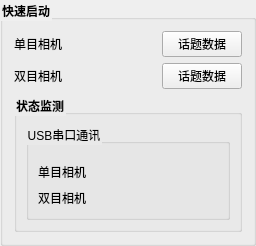
                  <widget class="QGroupBox" name="groupBox_8">
                   <property name="font">
                    <font>
                     <weight>75</weight>
                     <bold>true</bold>
                    </font>
                   </property>
                   <property name="styleSheet">
                    <string notr="true">QGroupBox::title{
font-size: 15px ;
front-weight: bold ;
}</string>
                   </property>
                   <property name="title">
                    <string>快速启动</string>
                   </property>
                   <property name="flat">
                    <bool>false</bool>
                   </property>
                   <property name="checkable">
                    <bool>false</bool>
                   </property>
                   <layout class="QVBoxLayout" name="verticalLayout_6">
                    <item>
                     <layout class="QVBoxLayout" name="verticalLayout_23">
                      <item>
                       <layout class="QHBoxLayout" name="horizontalLayout_26">
                        <item>
                         <widget class="QLabel" name="label_31">
                          <property name="minimumSize">
                           <size>
                            <width>0</width>
                            <height>20</height>
                           </size>
                          </property>
                          <property name="maximumSize">
                           <size>
                            <width>16777215</width>
                            <height>20</height>
                           </size>
                          </property>
                          <property name="text">
                           <string>单目相机    </string>
                          </property>
                         </widget>
                        </item>
                        <item>
                         <spacer name="horizontalSpacer_51">
                          <property name="orientation">
                           <enum>Qt::Horizontal</enum>
                          </property>
                          <property name="sizeHint" stdset="0">
                           <size>
                            <width>40</width>
                            <height>20</height>
                           </size>
                          </property>
                         </spacer>
                        </item>
                        <item>
                         <layout class="QHBoxLayout" name="horizontalLayout_camera"/>
                        </item>
                        <item>
                         <spacer name="horizontalSpacer_74">
                          <property name="orientation">
                           <enum>Qt::Horizontal</enum>
                          </property>
                          <property name="sizeHint" stdset="0">
                           <size>
                            <width>40</width>
                            <height>20</height>
                           </size>
                          </property>
                         </spacer>
                        </item>
                        <item>
                         <widget class="QPushButton" name="pushButton_topic_camera">
                          <property name="text">
                           <string>话题数据</string>
                          </property>
                         </widget>
                        </item>
                       </layout>
                      </item>
                      <item>
                       <layout class="QHBoxLayout" name="horizontalLayout_27">
                        <item>
                         <widget class="QLabel" name="label_32">
                          <property name="minimumSize">
                           <size>
                            <width>0</width>
                            <height>20</height>
                           </size>
                          </property>
                          <property name="maximumSize">
                           <size>
                            <width>16777215</width>
                            <height>20</height>
                           </size>
                          </property>
                          <property name="text">
                           <string>双目相机    </string>
                          </property>
                         </widget>
                        </item>
                        <item>
                         <spacer name="horizontalSpacer_75">
                          <property name="orientation">
                           <enum>Qt::Horizontal</enum>
                          </property>
                          <property name="sizeHint" stdset="0">
                           <size>
                            <width>40</width>
                            <height>20</height>
                           </size>
                          </property>
                         </spacer>
                        </item>
                        <item>
                         <layout class="QHBoxLayout" name="horizontalLayout_rgb"/>
                        </item>
                        <item>
                         <spacer name="horizontalSpacer_57">
                          <property name="orientation">
                           <enum>Qt::Horizontal</enum>
                          </property>
                          <property name="sizeHint" stdset="0">
                           <size>
                            <width>40</width>
                            <height>20</height>
                           </size>
                          </property>
                         </spacer>
                        </item>
                        <item>
                         <widget class="QPushButton" name="pushButton_topic_rgb">
                          <property name="text">
                           <string>话题数据</string>
                          </property>
                         </widget>
                        </item>
                       </layout>
                      </item>
                     </layout>
                    </item>
                    <item>
                     <widget class="QGroupBox" name="groupBox_18">
                      <property name="font">
                       <font>
                        <weight>75</weight>
                        <bold>true</bold>
                       </font>
                      </property>
                      <property name="styleSheet">
                       <string notr="true">QGroupBox::title{
font-size:13px;
front-weight:bold;
}</string>
                      </property>
                      <property name="title">
                       <string>状态监测</string>
                      </property>
                      <layout class="QVBoxLayout" name="verticalLayout_58">
                       <item>
                        <layout class="QVBoxLayout" name="verticalLayout_45">
                         <item>
                          <layout class="QHBoxLayout" name="horizontalLayout_19">
                           <item>
                            <widget class="QGroupBox" name="groupBox_28">
                             <property name="title">
                              <string>USB串口通讯</string>
                             </property>
                             <layout class="QVBoxLayout" name="verticalLayout_27">
                              <item>
                               <widget class="QLabel" name="label_13">
                                <property name="maximumSize">
                                 <size>
                                  <width>16777215</width>
                                  <height>3</height>
                                 </size>
                                </property>
                                <property name="text">
                                 <string/>
                                </property>
                               </widget>
                              </item>
                              <item>
                               <layout class="QHBoxLayout" name="horizontalLayout_31">
                                <item>
                                 <widget class="QLabel" name="label_44">
                                  <property name="minimumSize">
                                   <size>
                                    <width>0</width>
                                    <height>20</height>
                                   </size>
                                  </property>
                                  <property name="maximumSize">
                                   <size>
                                    <width>16777215</width>
                                    <height>20</height>
                                   </size>
                                  </property>
                                  <property name="styleSheet">
                                   <string notr="true"/>
                                  </property>
                                  <property name="text">
                                   <string>单目相机</string>
                                  </property>
                                 </widget>
                                </item>
                                <item>
                                 <widget class="QLabel" name="label_camera_state">
                                  <property name="styleSheet">
                                   <string notr="true"/>
                                  </property>
                                  <property name="text">
                                   <string/>
                                  </property>
                                 </widget>
                                </item>
                               </layout>
                              </item>
                              <item>
                               <layout class="QHBoxLayout" name="horizontalLayout_33">
                                <item>
                                 <widget class="QLabel" name="label_46">
                                  <property name="minimumSize">
                                   <size>
                                    <width>0</width>
                                    <height>20</height>
                                   </size>
                                  </property>
                                  <property name="maximumSize">
                                   <size>
                                    <width>16777215</width>
                                    <height>20</height>
                                   </size>
                                  </property>
                                  <property name="styleSheet">
                                   <string notr="true"/>
                                  </property>
                                  <property name="text">
                                   <string>双目相机</string>
                                  </property>
                                 </widget>
                                </item>
                                <item>
                                 <widget class="QLabel" name="label_binary_state">
                                  <property name="styleSheet">
                                   <string notr="true"/>
                                  </property>
                                  <property name="text">
                                   <string/>
                                  </property>
                                 </widget>
                                </item>
                               </layout>
                              </item>
                             </layout>
                            </widget>
                           </item>
                          </layout>
                         </item>
                        </layout>
                       </item>
                      </layout>
                     </widget>
                    </item>
                   </layout>
                  </widget>
